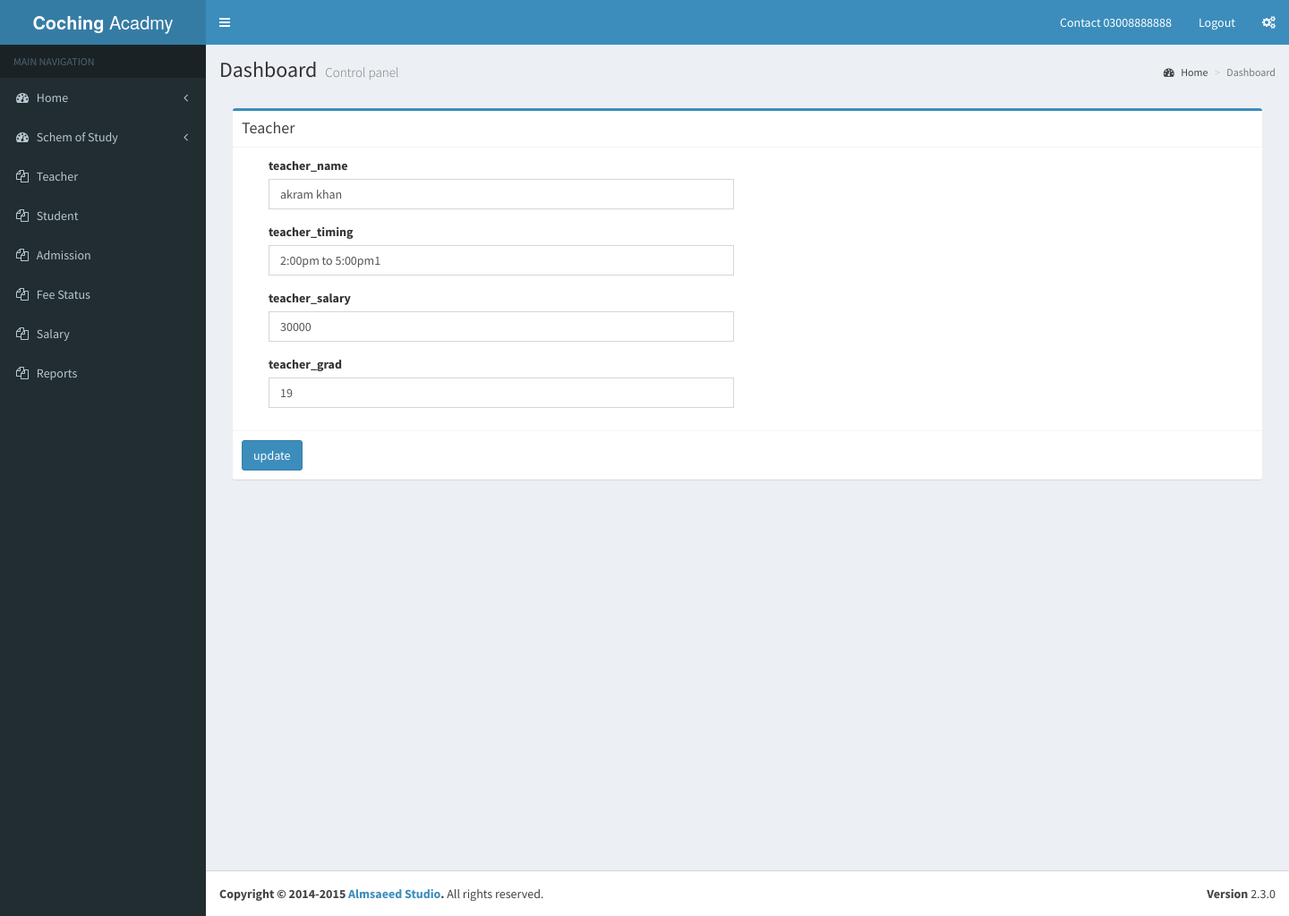
/teacher_edit.php?id=13, run on the app's committed database.
### tables this page shows
CREATE TABLE `teacher1` (
  `s.no` int(255) NOT NULL,
  `teacher_name` varchar(255) NOT NULL,
  `teacher_timing` varchar(255) NOT NULL,
  `teacher_salary` varchar(255) NOT NULL,
  `teacher_grad` varchar(255) NOT NULL
);

### teacher_edit.php (the view, shortened to what this page needs)
<?php
include 'include/conn.php';
include 'include/header.php';
include 'include/leftsidebar.php';
$idget=$_GET['id'];
$sql = "SELECT * FROM `teacher1` WHERE `s.no` = '$idget'";
$stmt = $conn->prepare($sql);
$stmt->execute();
$result = $stmt->fetchAll();
?>
      <div class="content-wrapper">
        <section class="content-header">
          <h1>
            Dashboard
            <small>Control panel</small>
          </h1>
          <ol class="breadcrumb">
            <li><a href="#"><i class="fa fa-dashboard"></i> Home</a></li>
            <li class="active">Dashboard</li>
          </ol>
        </section>
        <section class="content">
<section class="content">
          <div class="row">
            <div class="col-md-12">
              <div class="box box-primary">
                <div class="box-header with-border">
                  <h3 class="box-title">Teacher</h3>
                </div>
                <form role="form" method="post">
                  <div class="box-body">
                    <div class="form-group col-md-12">
                     	<div class="col-md-6"> <label for="exampleInputEmail1">teacher_name</label>
                      <input type="text" name="teacher_name" class="form-control" id="exampleInputEmail1" placeholder="Enter reciver name" value="<?=$result[0]['teacher_name']?>">
					  </div>
					  	<div class="col-md-6"></div>
                    </div>
                    <div class="form-group col-md-12">
                    <div class="col-md-6">  <label for="exampleInputPassword1">teacher_timing</label>
                      <input type="text" name="teacher_timing" class="form-control" id="exampleInputPassword1" placeholder="enter teacher timing" value="<?=$result[0]['teacher_timing']?>">
                      </div>
					  <div class="col-md-6"></div>
				   </div>
					 <div class="form-group col-md-12">
                      <div class="col-md-6"><label for="exampleInputPassword1">teacher_salary</label>
                      <input type="text" name="teacher_salary" class="form-control" id="exampleInputPassword1" placeholder="enter teacher's salary" value="<?=$result[0]['teacher_salary']?>">
                    </div>
					<div class="col-md-6"></div>
					</div>
					<div class="form-group col-md-12">
                      <div class="col-md-6"><label for="exampleInputPassword1">teacher_grad</label>
                      <input type="text" name="teacher_grad" class="form-control" id="exampleInputPassword1" placeholder="enter teacher grad" value="<?=$result[0]['teacher_grad']?>">
                    </div>
					<div class="col-md-6"></div>
					</div>
				</div>
                  <div class="box-footer">
                    <button type="submit" name="submit" class="btn btn-primary">update</button>
                  </div>
                </form>
              </div>
        </section>
      </div>
</div>
<?php include 'include/footer.php';?>

### data on the page
teacher1: teacher_name "akram khan", teacher_timing "2:00pm to 5:00pm1", teacher_salary "30000", teacher_grad "19"
